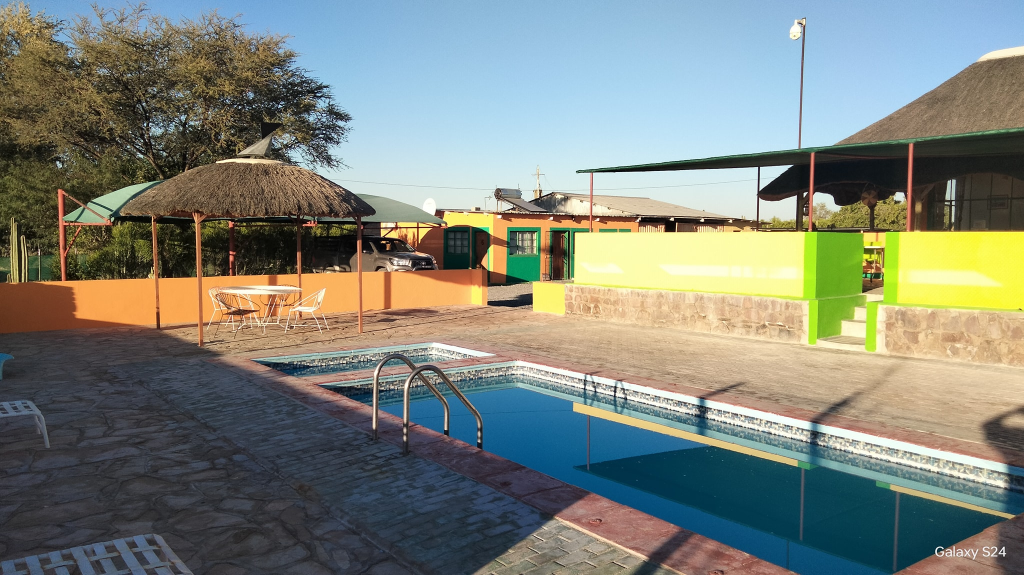
#> input picture originals/gofile/508322631_1409617613570319_6410565214974829809_n.jpg, 2048 x 1150 px, found by its file name (shown at 1/2 size); its folder holds only this picture in this run
$ python gofile_review.py
#> lines starting #> are read from the running program, lines starting #| are printed output that depends on the picture
#!/usr/bin/env python3
"""Inventory + technical quality stats for every downloaded Gofile image.

Outputs originals_manifest.json (name, bytes, format, WxH, sharpness, brightness)
and contact sheets (20 tiles each, labeled) for visual review of every image.
Sharpness = stddev of FIND_EDGES luminance (higher = sharper).
Brightness = mean luminance 0-255 (under 60 = dark).
"""
import json
import os

from PIL import Image, ImageDraw, ImageFilter, ImageStat, ImageOps

SRC = "/home/z/my-project/originals/gofile"
OUT = "/home/z/my-project/originals"
SHEETS = "/tmp/sheets"
TILE_W, TILE_H, LABEL_H = 460, 300, 26
COLS = 4

Image.MAX_IMAGE_PIXELS = 200_000_000
os.makedirs(SHEETS, exist_ok=True)


def stats(im: Image.Image) -> dict:
    g = im.convert("L")
    edges = g.filter(ImageFilter.FIND_EDGES)
    sharp = ImageStat.Stat(edges).stddev[0]
    bright = ImageStat.Stat(g).mean[0]
    return {"sharp": round(sharp, 1), "bright": round(bright, 1)}


def main() -> None:
    files = sorted(f for f in os.listdir(SRC) if f.lower().endswith((".jpg", ".jpeg", ".png", ".webp", ".gif")))
    manifest = []
    for f in files:
        p = os.path.join(SRC, f)
        try:
            im = Image.open(p)
#> im is the input picture: PIL image 2048x1150 RGB; mean R, G, B 126.3, 131.9, 122.2
            im.load()
            fmt = im.format
#> fmt = 'JPEG'
            w, h = im.size
#> w = 2048; h = 1150
            s = stats(im)
#> in stats, `g = im.convert("L")`:
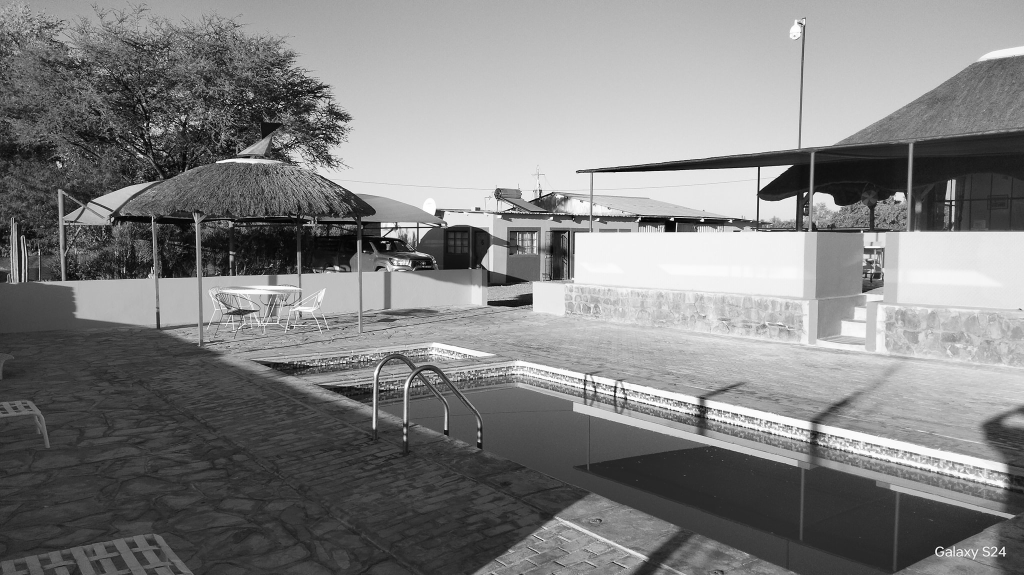
#> g: PIL image 2048x1150 L (shown at 1/2 size); min 0, max 255, mean 129.1
#> in stats, `edges = g.filter(ImageFilter.FIND_EDGES)`:
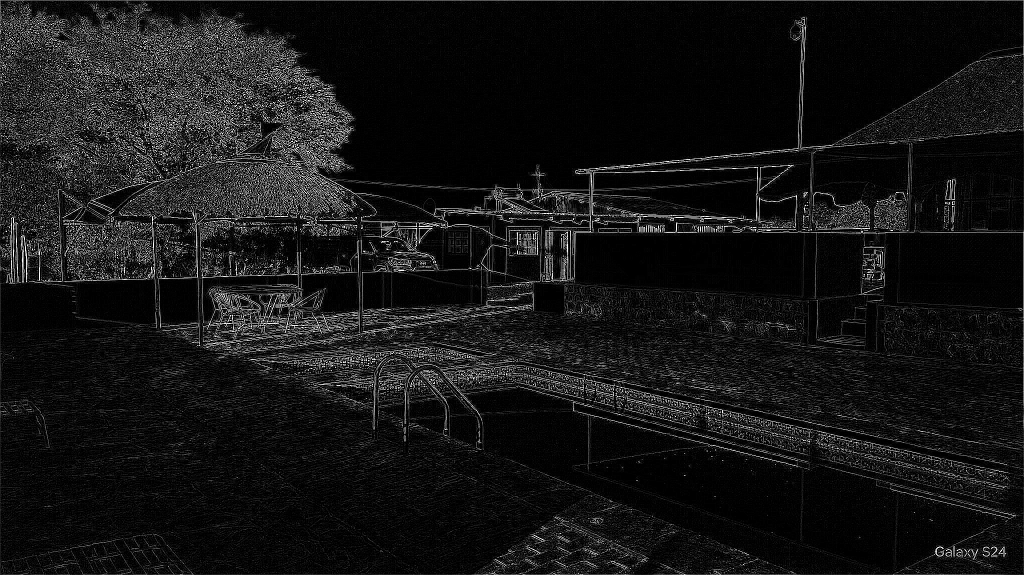
#> edges: PIL image 2048x1150 L (shown at 1/2 size); min 0, max 255, mean 21.1
#> in stats, `sharp = ImageStat.Stat(edges).stddev[0]`: sharp = 50.66
#> in stats, `bright = ImageStat.Stat(g).mean[0]`: bright = 129.1
#> s = {'sharp': 50.7, 'bright': 129.1}
            manifest.append({
                "name": f, "bytes": os.path.getsize(p), "format": fmt,
                "w": w, "h": h, **s,
            })
        except Exception as e:
            manifest.append({"name": f, "bytes": os.path.getsize(p), "error": str(e)[:120]})

    json.dump(manifest, open(os.path.join(OUT, "gofile_manifest.json"), "w"), indent=1)

    # contact sheets: every image, thumbnail tiles, labeled with short name + stats
    batch, page = 0, []
    tiles_per_sheet = COLS * 5
    for idx, m in enumerate(manifest):
        if "error" in m:
            continue
        p = os.path.join(SRC, m["name"])
        try:
            im = Image.open(p)
            im = ImageOps.exif_transpose(im).convert("RGB")
        except Exception:
            continue
        im.thumbnail((TILE_W, TILE_H))
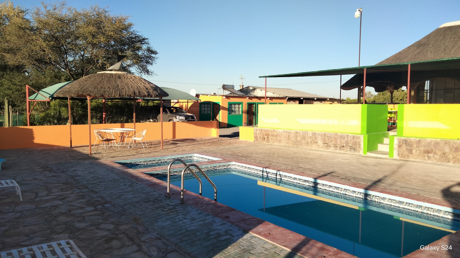
#> im: PIL image 460x258 RGB; mean R, G, B 126.4, 132, 122.3
        tile = Image.new("RGB", (TILE_W, TILE_H + LABEL_H), (24, 24, 24))
#> tile: PIL image 460x326 RGB; every value is 24
        tile.paste(im, ((TILE_W - im.width) // 2, 0))
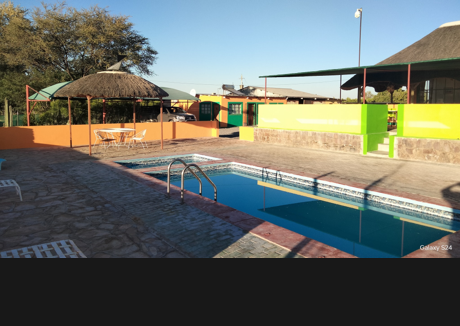
#> tile: PIL image 460x326 RGB; mean R, G, B 105, 109.5, 101.8
        d = ImageDraw.Draw(tile)
        short = m["name"][:38]
#> short = '508322631_1409617613570319_64105652149'
        d.text((6, TILE_H + 4), f"{short}", fill=(255, 220, 120))
        d.text((6, TILE_H + 15), f"{m['w']}x{m['h']} {round(m['bytes']/1024)}KB sh={m['sharp']} br={m['bright']}", fill=(160, 220, 255))
        page.append(tile)
        if len(page) == tiles_per_sheet or idx == len(manifest) - 1:
            rows = (len(page) + COLS - 1) // COLS
#> rows = 1
            sheet = Image.new("RGB", (COLS * TILE_W, rows * (TILE_H + LABEL_H)), (12, 12, 12))
#> sheet: PIL image 1840x326 RGB; every value is 12
            for i, t in enumerate(page):
                sheet.paste(t, ((i % COLS) * TILE_W, (i // COLS) * (TILE_H + LABEL_H)))
#> this loop made 1 pass
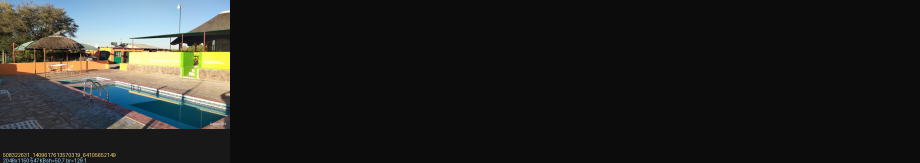
#> sheet: PIL image 1840x326 RGB (shown at 1/2 size); mean R, G, B 35.5, 36.7, 34.7
            sheet.save(f"{SHEETS}/sheet_{batch:02d}.jpg", quality=72)
            batch += 1
            page = []

    print(f"inventory: {len(manifest)} files, {batch} contact sheets in {SHEETS}")
#> (printed output is left out)
    good = [m for m in manifest if "error" not in m]
#> good = 1 item
    small = [m for m in good if m["w"] < 1200 and m["w"] >= 800]
#> small = []
    tiny = [m for m in good if m["w"] < 800]
#> tiny = []
    print(f"under 1200w: {len(small)}, under 800w: {len(tiny)}")
#| under 1200w: 0, under 800w: 0
    dark = [m for m in good if m["bright"] < 60]
#> dark = []
    print("dark (br<60):", [m["name"][:30] for m in dark])
#| dark (br<60): []


if __name__ == "__main__":
    main()

$ run again, on originals/gofile/Gemini_Generated_Image_96v5na96v5na96v5.png
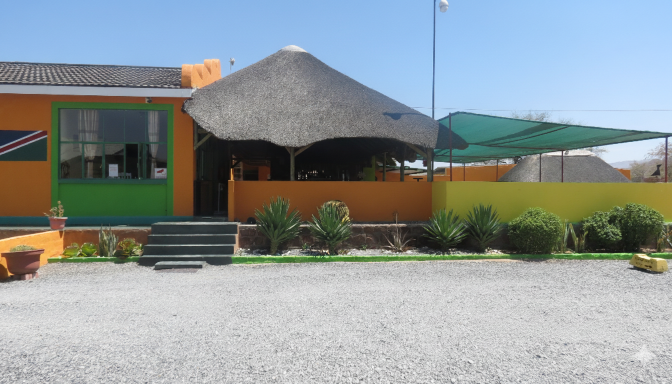
#> input picture originals/gofile/Gemini_Generated_Image_96v5na96v5na96v5.png, 1344 x 768 px, found by its file name (shown at 1/2 size)
#> in main, im is the input picture: PIL image 1344x768 RGBA; mean R, G, B, A 143.3, 152.1, 153.3, 255
#> sharp = 44.02
#> bright = 149.6
#> s = {'sharp': 44, 'bright': 149.6}
#> in main, `tile.paste(im, ((TILE_W - im.width) // 2, 0))`:
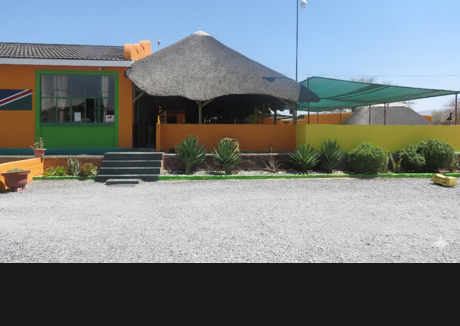
#> tile: PIL image 460x326 RGB; mean R, G, B 120.3, 127.3, 128.3
#> short = 'Gemini_Generated_Image_96v5na96v5na96v'
#> rows = 1
#> the loop in main, `for i, t in enumerate(page):` made 1 pass
#> after the loop in main, `for i, t in enumerate(page):`:
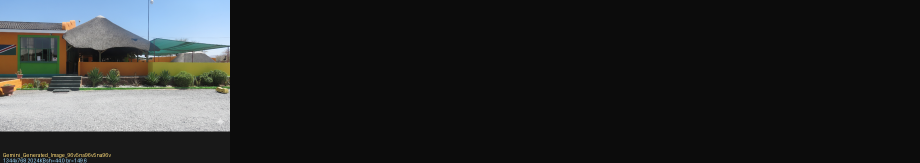
#> sheet: PIL image 1840x326 RGB (shown at 1/2 size); mean R, G, B 39.3, 41.1, 41.3
#> (printed output is left out)
#> good = 1 item
#> small = []
#| under 1200w: 0, under 800w: 0
#| dark (br<60): []

$ run again, on originals/gofile/Gemini_Generated_Image_h9ipiph9ipiph9ip.png
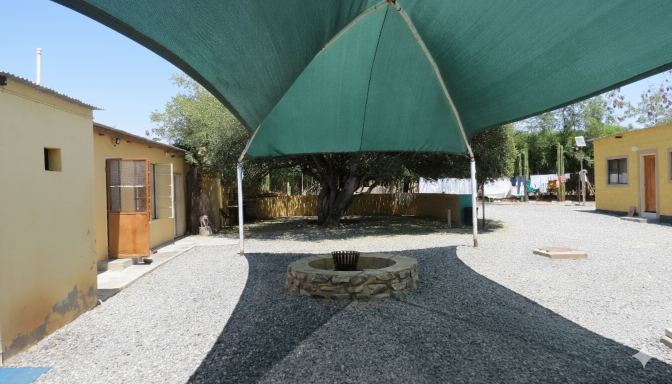
#> input picture originals/gofile/Gemini_Generated_Image_h9ipiph9ipiph9ip.png, 1344 x 768 px, found by its file name (shown at 1/2 size)
#> in main, im is the input picture: PIL image 1344x768 RGBA; mean R, G, B, A 118.7, 131.1, 124.7, 255
#> sharp = 37.37
#> bright = 126.6
#> s = {'sharp': 37.4, 'bright': 126.6}
#> in main, `tile.paste(im, ((TILE_W - im.width) // 2, 0))`:
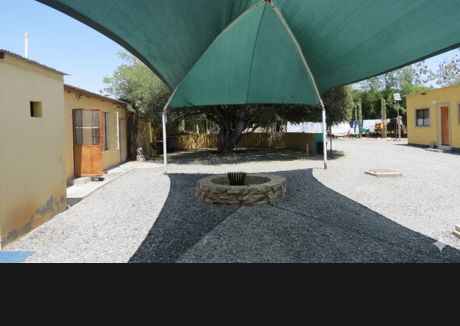
#> tile: PIL image 460x326 RGB; mean R, G, B 100.4, 110.4, 105.2
#> short = 'Gemini_Generated_Image_h9ipiph9ipiph9i'
#> rows = 1
#> the loop in main, `for i, t in enumerate(page):` made 1 pass
#> after the loop in main, `for i, t in enumerate(page):`:
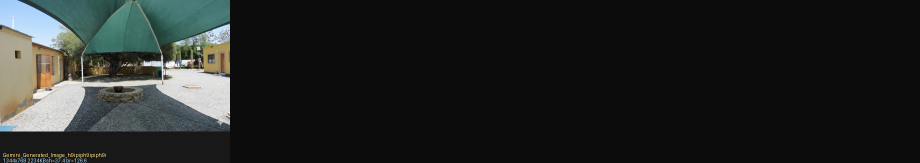
#> sheet: PIL image 1840x326 RGB (shown at 1/2 size); mean R, G, B 34.4, 36.9, 35.5
#> (printed output is left out)
#> good = 1 item
#> small = []
#| under 1200w: 0, under 800w: 0
#| dark (br<60): []

$ run again, on originals/gofile/Gemini_Generated_Image_qjpfbgqjpfbgqjpf.png
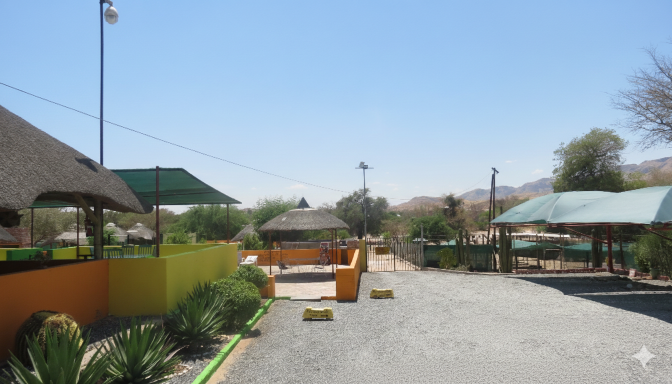
#> input picture originals/gofile/Gemini_Generated_Image_qjpfbgqjpfbgqjpf.png, 1344 x 768 px, found by its file name (shown at 1/2 size)
#> in main, im is the input picture: PIL image 1344x768 RGBA; mean R, G, B, A 141.4, 155.5, 162.8, 255
#> sharp = 39.02
#> bright = 152.1
#> s = {'sharp': 39, 'bright': 152.1}
#> in main, `tile.paste(im, ((TILE_W - im.width) // 2, 0))`:
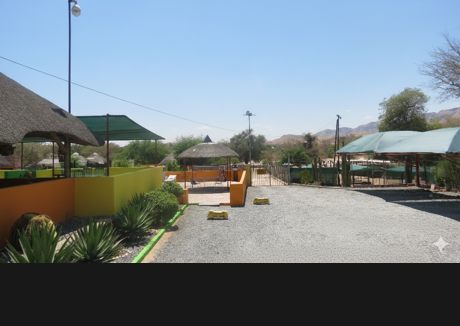
#> tile: PIL image 460x326 RGB; mean R, G, B 118.7, 130.1, 136
#> short = 'Gemini_Generated_Image_qjpfbgqjpfbgqjp'
#> rows = 1
#> the loop in main, `for i, t in enumerate(page):` made 1 pass
#> after the loop in main, `for i, t in enumerate(page):`:
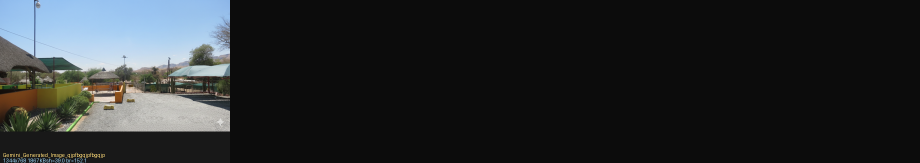
#> sheet: PIL image 1840x326 RGB (shown at 1/2 size); mean R, G, B 38.9, 41.8, 43.2
#> (printed output is left out)
#> good = 1 item
#> small = []
#| under 1200w: 0, under 800w: 0
#| dark (br<60): []
